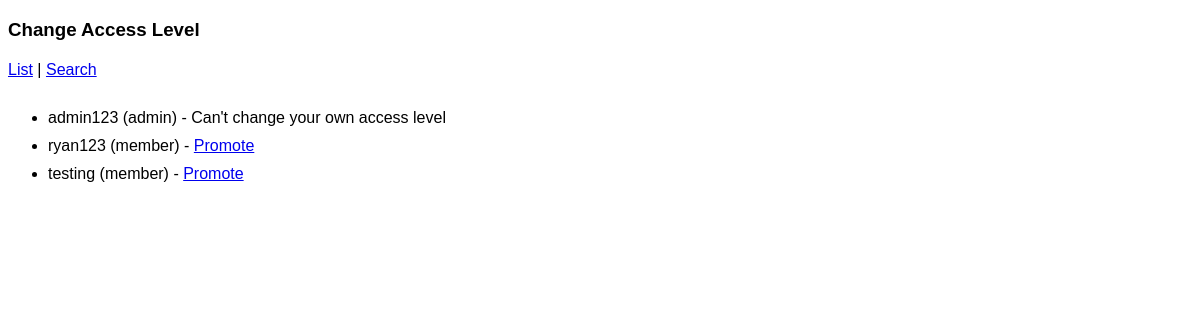
Screenshot of /forum/change_access_level_form.php (signed in) with the database file from the repository.
### tables this page shows
CREATE TABLE `user` (
  `username` varchar(50) NOT NULL,
  `password` varchar(255) NOT NULL,
  `date_of_birth` date NOT NULL,
  `profile` text DEFAULT NULL,
  `email` varchar(100) NOT NULL,
  `access_level` varchar(10) NOT NULL DEFAULT 'member',
  `favourite_album_id` int(11) UNSIGNED DEFAULT NULL,
  `favourite_track_id` int(11) UNSIGNED DEFAULT NULL
);

### forum/change_access_level_form.php (the view, shortened to what this page needs)
<?php
  require "db_connect.php";
?>
<!DOCTYPE html>
<html>
  <head>
    <link rel="stylesheet" type="text/css" href="forum_stylesheet.css" />
  </head>
  <body>
    <h3>Change Access Level</h3>
    <div style="margin: 20px 0 30px"><a href="list_threads.php">List</a> | <a href="search_threads.php">Search</a></div>
    <ul style="display: grid; gap: 10px;">
      <?php
        $result = $db->query("SELECT * FROM user");
        foreach($result as $row) {
          if ($_SESSION['username'] === $row['username']) {
            echo '<li>
            <span>' . $row['username'] . ' (' . $row['access_level'] . ')</span> -
            <span>Can\'t change your own access level</span>
            </li>';
          } else if ($row['access_level'] === "member") {
            echo '<li>
            <span>' . $row['username'] . ' (' . $row['access_level'] . ')</span> -
            <a href="change_access_level.php?username=' . $row['username'] . '">Promote</a>
            </li>';
          } else {
            echo '<li>
            <span>' . $row['username'] . ' (' . $row['access_level'] . ')</span> -
            <a href="change_access_level.php?username=' . $row['username'] . '">Demote</a>
            </li>';
          }
        }
      ?>
    </ul>
  </body>
</html>

### forum/forum_stylesheet.css (style rules this page uses)
* { font-family: Arial; box-sizing: border-box; }

### rows the page displays
user: username "admin123", access_level "admin"
user: username "ryan123", access_level "member"
user: username "testing", access_level "member"
